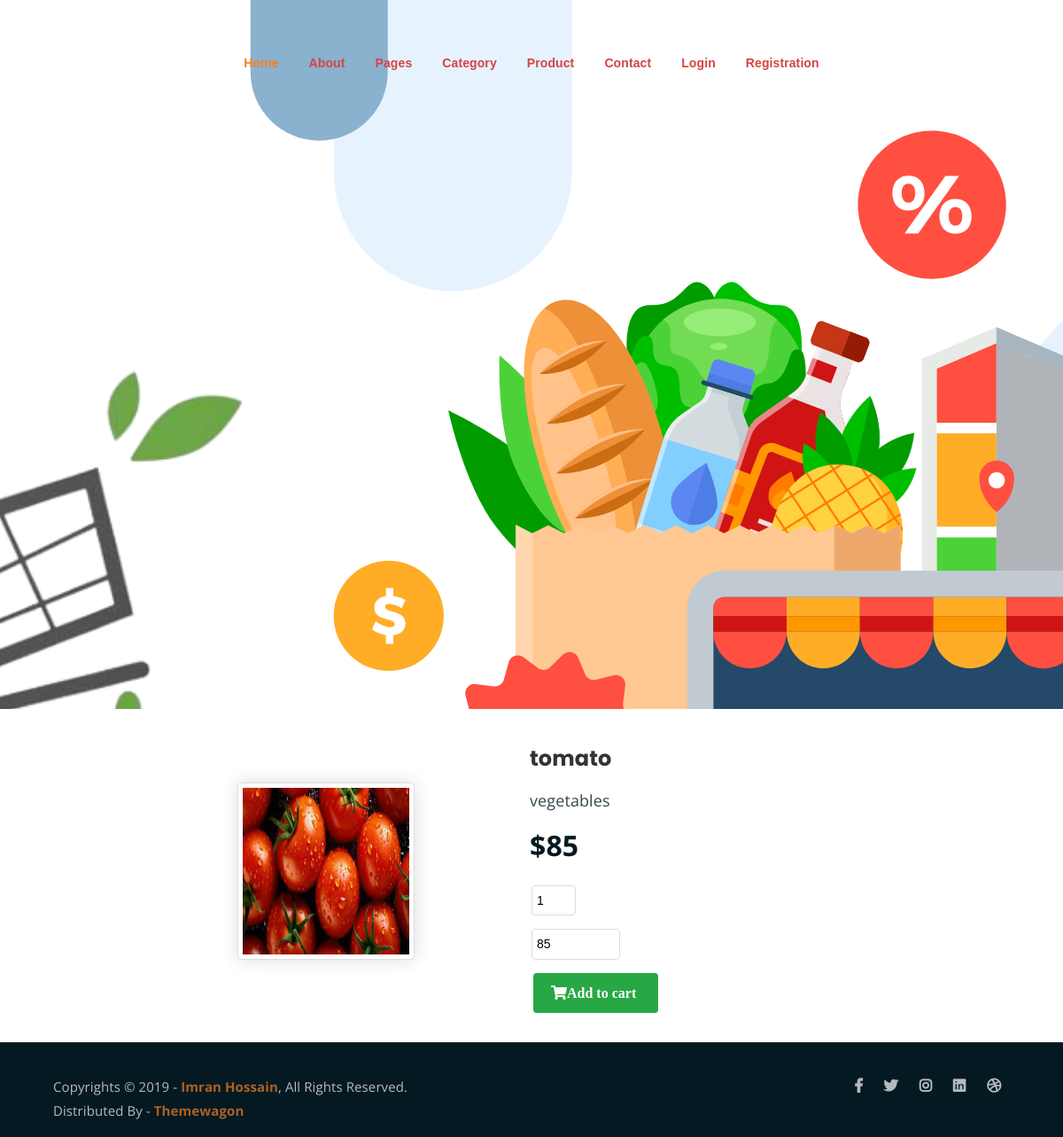
/single/2, run on the app's committed database.
### adminapp/models.py (models this page shows)
class Product(models.Model):
      product = models.CharField(max_length=10,default='')
      price = models.IntegerField()
      category = models.CharField(max_length=10,default='')
      image=models.ImageField(upload_to='image',default='null.jpg')

### userapp/views.py (the view)
# urls.py: path('single/<int:id>', views.single, name='single'),
def single(request,id):
    data=Product.objects.filter(id=id)
    return render(request,'singleproduct.html',{'data':data})

### userapp/templates/singleproduct.html (shortened to what this page needs)
{% extends 'user.html' %}
{% load static %}
{% block content %}
			<div class="row">
				<div class="col-md-5">
					<div class="single-product-img">
						{% for i in data %}
						<img src={{i.image.url}} alt="" style="width: 200px; height: 200px;">
					</div>
				</div>
				<form action="{% url 'cart_data' i.id %}" method="post">
				<div class="col-md-7">
					<div class="single-product-content">
						<h3>{{ i.product }}</h3>
						<p class="single-product-pricing"><span>{{i.category}}</span> ${{i.price}}</p>
					</div>
						<div class="coupon-form-wrap">
									<input type="number" name="quantity" id="quantity" value= "1" min="1" max="100">
									<input type="text" id="total" name="total" value="{{i.price}}">
						</div>
				</div>
				<button type="submit" class="cart-btn"><i class="fas fa-shopping-cart">Add to cart</i> </button>
				</form>
				{% endfor %}
			</div>
            {% endblock %}

### userapp/static/assets/css/main.css (style rules this page uses)
html { font-size: 14px; font-weight: 400; line-height: 28px; height: 100%; }
body { font-family: "Open Sans", sans-serif; font-weight: 400; font-size: 1rem; letter-spacing: 0.1px; line-height: 1.8; color: #051922; overflow-x: hidden; }
body img { max-width: 100%; }
h1, .h1, h2, .h2, h3, .h3, h4, .h4, h5, .h5, h6, .h6 { font-family: "Poppins", sans-serif; font-weight: 700; margin: 0 0 1.25rem 0; color: #051922; }
h3, .h3 { font-size: 2rem; font-weight: 700; line-height: 2.25rem; }
p { font-family: "Open Sans", sans-serif; font-weight: 400; font-size: 1rem; letter-spacing: 0.1px; line-height: 1.8; color: #051922; margin: 0 0 1.25rem 0; }
p:last-child { margin: 0; }
html, body { height: 100%; }
.single-product-img img { border-radius: 5px; -webkit-box-shadow: 0 0 20px #ddd; box-shadow: 0 0 20px #ddd; }
.single-product-content h3 { font-size: 22px; font-weight: 600; }
p.single-product-pricing span { font-size: 18px; display: block; opacity: 0.8; margin-bottom: 10px; font-weight: 400; }
.single-product-content p { font-size: 15px; color: #555; line-height: 1.8; }
.single-product-content p.single-product-pricing { font-size: 32px; font-weight: 700; margin-bottom: 10px; color: #051922; line-height: inherit; }
input[type="number"] { border: 1px solid #ddd; border-radius: 5px; padding: 10px; width: 100px; margin-bottom: 15px; }
.single-product-content { margin-left: 30px; }

### userapp/static/assets/css/single-product.css (style rules this page uses)
.single-product-img { text-align: center; margin-bottom: 20px; }
.single-product-img img { border: 1px solid #ddd; border-radius: 4px; padding: 5px; width: 200px; height: 200px; margin-left: -293px; margin-top: 63px; }
.single-product-content { margin-top: 20px; }
.single-product-content h3 { font-size: 24px; font-weight: bold; color: #333; }
.single-product-pricing { font-size: 18px; color: #999; margin-top: 10px; }
.coupon-form-wrap { margin-top: 20px; }
.coupon-form-wrap input[type="number"] { width: 50px; padding: 5px; margin-right: 10px; border: 1px solid #ddd; border-radius: 4px; margin-left: 32px; }
.coupon-form-wrap input[type="text"] { width: 100px; padding: 5px; margin-right: 10px; border: 1px solid #ddd; border-radius: 4px; margin-left: 32px; }
.cart-btn { background-color: #28a745; color: white; padding: 10px 20px; border: none; border-radius: 4px; font-size: 16px; cursor: pointer; margin-top: 15px; margin-bottom: 13px; margin-left: -162px; }
.cart-btn i { margin-right: 5px; }
.col-md-7 { -ms-flex: 0 0 58.333333%; flex: 0 0 58.333333%; max-width: 58.333333%; margin-right: 115px; margin-left: -211px; }

### userapp/static/assets/css/contact-form.css (style rules this page uses)
body { font-family: 'Arial', sans-serif; line-height: 1.6; }
p { margin-bottom: 20px; }

### userapp/static/assets/css/about.css (style rules this page uses)
.row { display: flex; justify-content: center; margin: 20px 0; }

### data on the page
Product: image (picture), product "tomato", category "vegetables", price "85", total "85"
